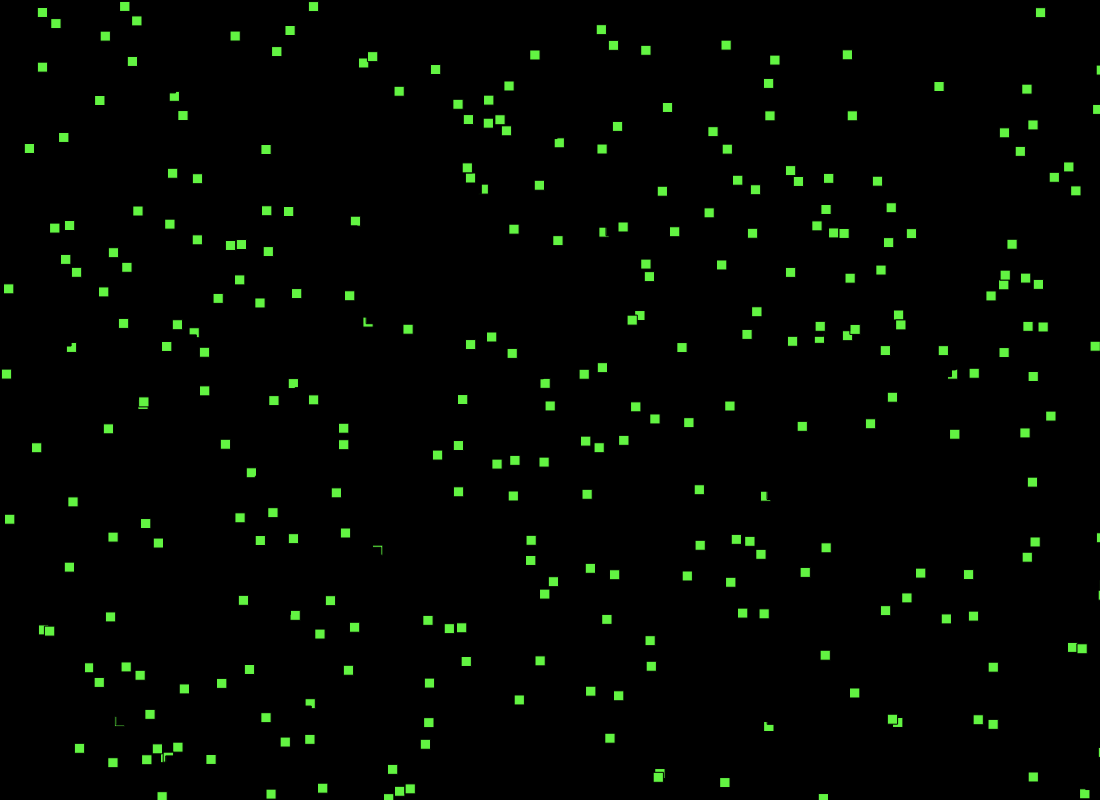
Frame 1 (no input)
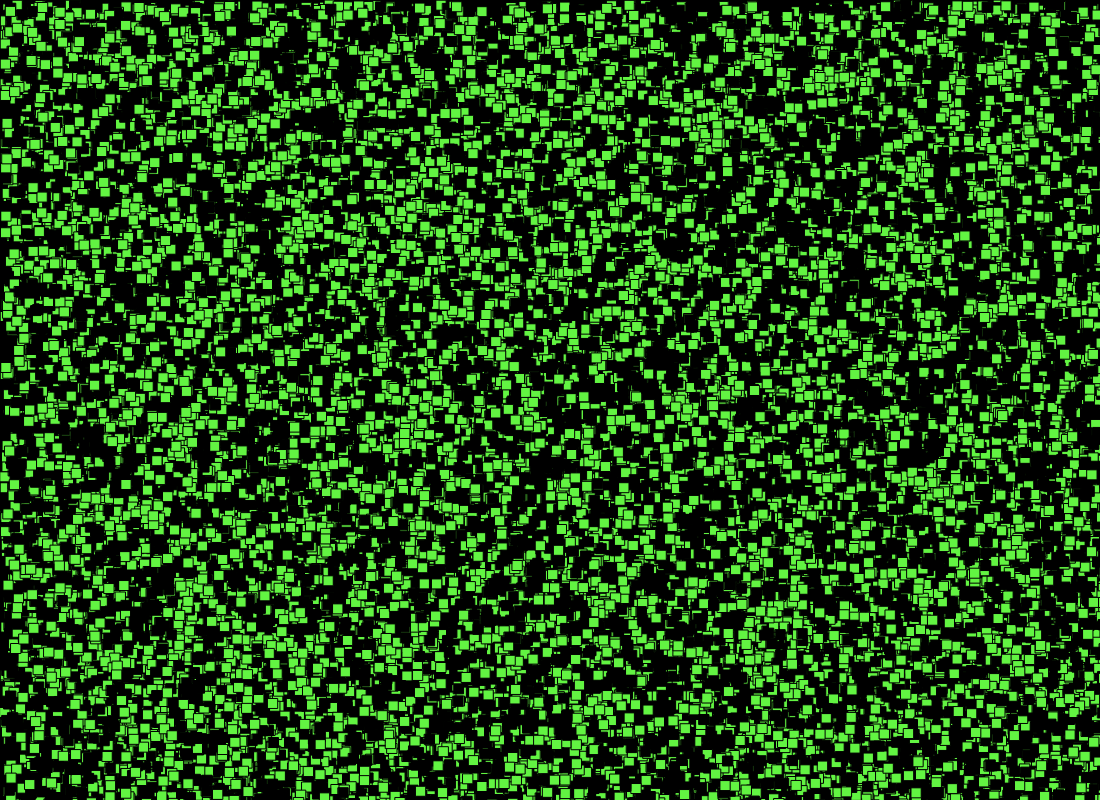
Frame 60 (no input)
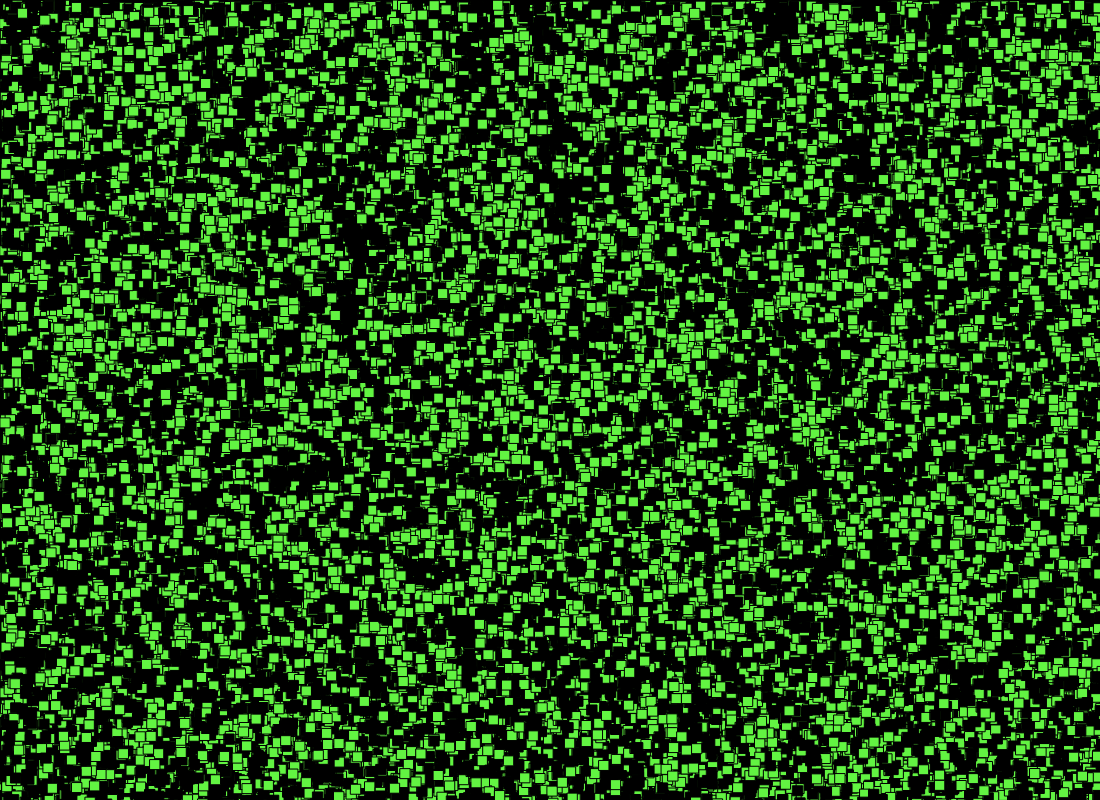
Frame 120 (the mouse pressed at the canvas centre since frame 60)

The p5.js sketch that drew these frames (run headless with seeded random() and noise() and a simulated clock; from frame 60 on, the mouse is pressed at the canvas centre):

// p5.js sketch
// ── sketch.js
function setup() {
    createCanvas(1100, 800)
    background(0)
}

function draw() {

for (let x=0; x<300; x++){

//squares spawn randomly in either green or black
fill (98, 244, 66);
rect (random(1100), random(800),10,10);
fill(0)
rect (random(1100), random(800),10,10);
}

}
